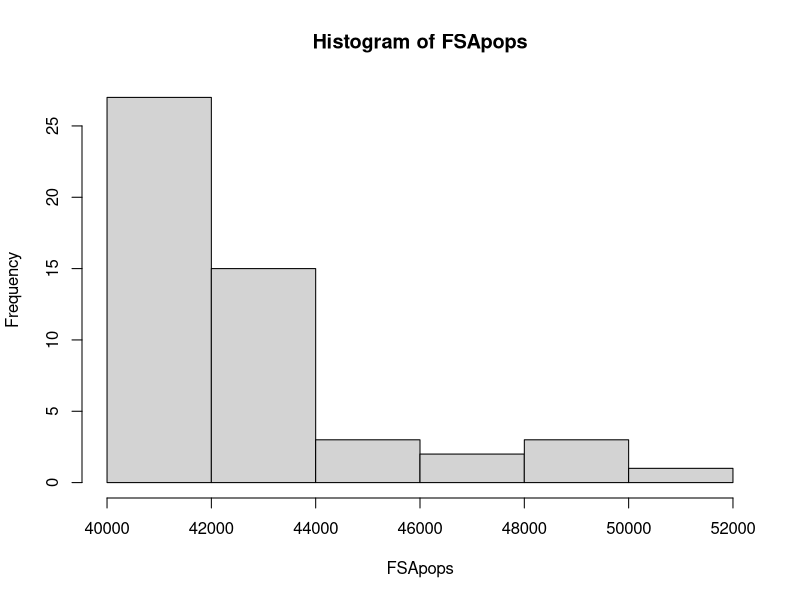
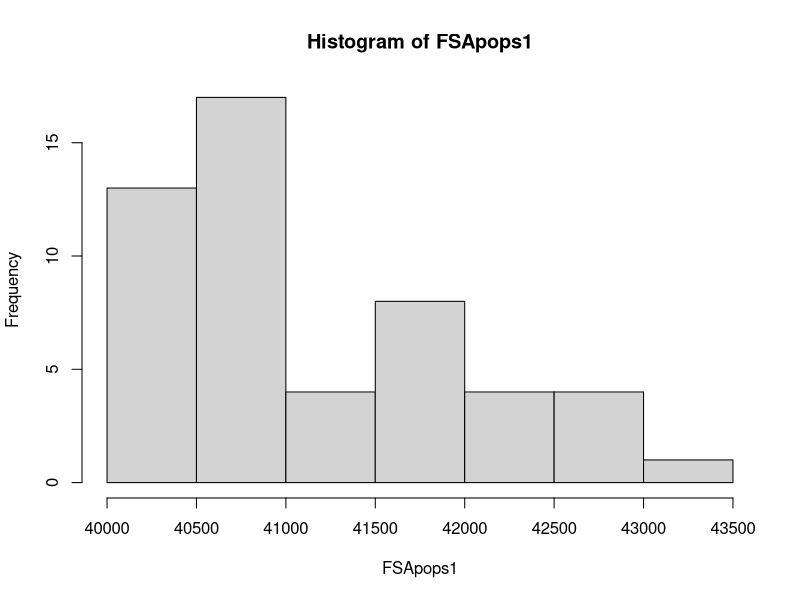
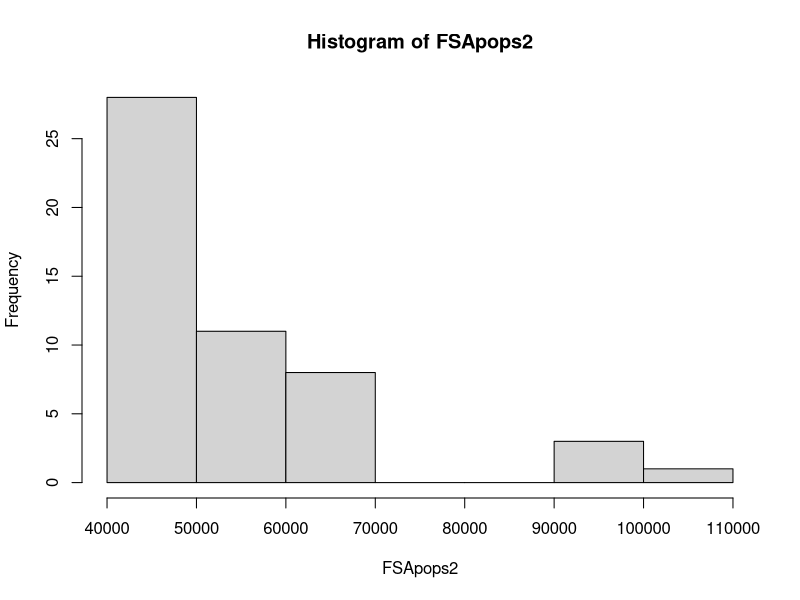
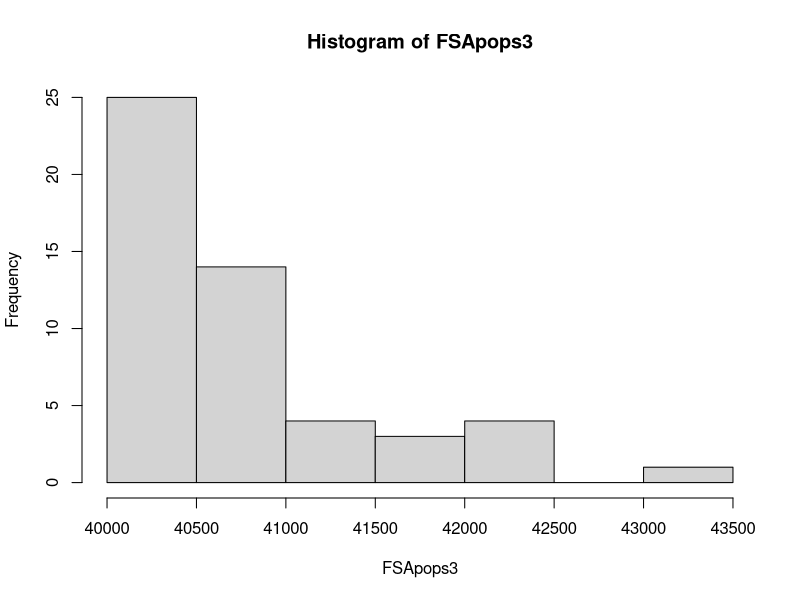

Generate these figures, in order, with R:
## ---- chunk 1
norm <- rnorm(1000,80)
## ---- chunk 2
numb <- function(vec, mini, maxi) {
  count <- 0
  for (x in vec) {
    if (mini <= vec[x] & vec[x] <= maxi) {
      count <- count + 1
    }
  }
  return(count)
}
## ---- chunk 3
numb(norm,79,81)
## ---- chunk 4
norm1 <- rnorm(1000,80)
norm2 <- rnorm(1000,80)
norm3 <- rnorm(1000,80)

numb(norm1,79,81)
numb(norm2,79,81)
numb(norm3,79,81)
## ---- chunk 5
#Need to install the VGAM library to use for Pareto distributions
install.packages("VGAM")
library(VGAM)
## ---- chunk 6
FSApops <- rpareto(51, 40000, 15)
FSApops
## ---- chunk 7
FSApops1 <- rpareto(51, 40000, 30)
FSApops2 <- rpareto(51, 40000, 5)
FSApops3 <- rpareto(51, 40000, 50)
## ---- chunk 8
hist(FSApops) #FSApops appears to be the closest to the US state distribution with a couple outliers
hist(FSApops1)
hist(FSApops2)
hist(FSApops3)
## ---- chunk 9
mean(FSApops)
sd(FSApops)
## ---- chunk 10
max(FSApops)
min(FSApops)
